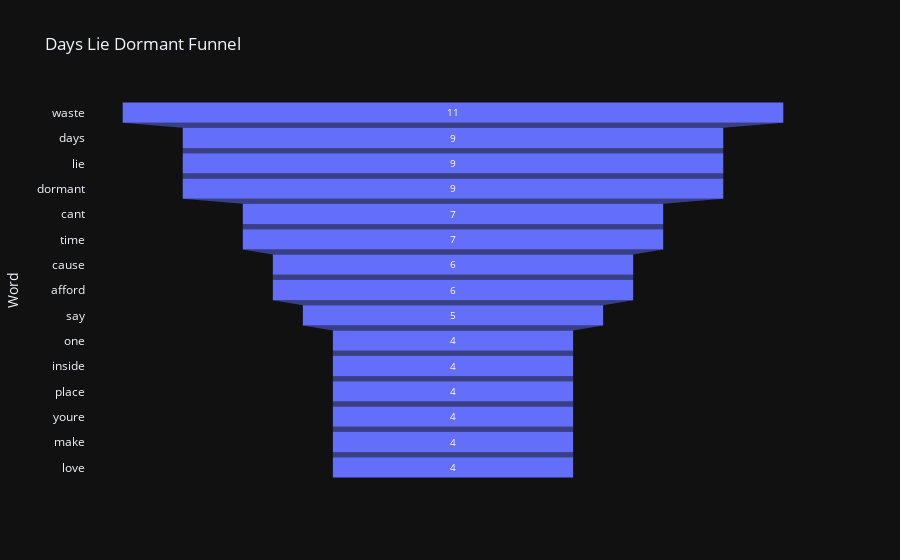

Here is the notebook cell this chart was saved with:
### Markdown cell above
### Days Lie Dormant Funnel Chart

### Code cell
df_counts = pd.DataFrame(counts.most_common(15), columns=['Word', 'Count'])

fig = px.funnel(df_counts, x='Count', y='Word',
                title='Days Lie Dormant Funnel',
                color_discrete_sequence=['#636EFA'])
fig.show()

### Figure 1 — Plotly figure (JSON) as saved in the notebook; plotly's stock layout.template omitted (floating-point values rounded to 4 significant figures)
{"data": [{"hovertemplate": "Count=%{x}<br>Word=%{y}<extra></extra>", "legendgroup": "", "marker": {"color": "#636EFA"}, "name": "", "orientation": "h", "showlegend": false, "x": [11, 9, 9, 9, 7, 7, 6, 6, 5, 4, 4, 4, 4, 4, 4], "xaxis": "x", "y": ["waste", "days", "lie", "dormant", "cant", "time", "cause", "afford", "say", "one", "inside", "place", "youre", "make", "love"], "yaxis": "y", "type": "funnel"}], "layout": {"xaxis": {"anchor": "y", "domain": [0.0, 1.0], "title": {"text": "Count"}}, "yaxis": {"anchor": "x", "domain": [0.0, 1.0], "title": {"text": "Word"}}, "legend": {"tracegroupgap": 0}, "title": {"text": "Days Lie Dormant Funnel"}}}
